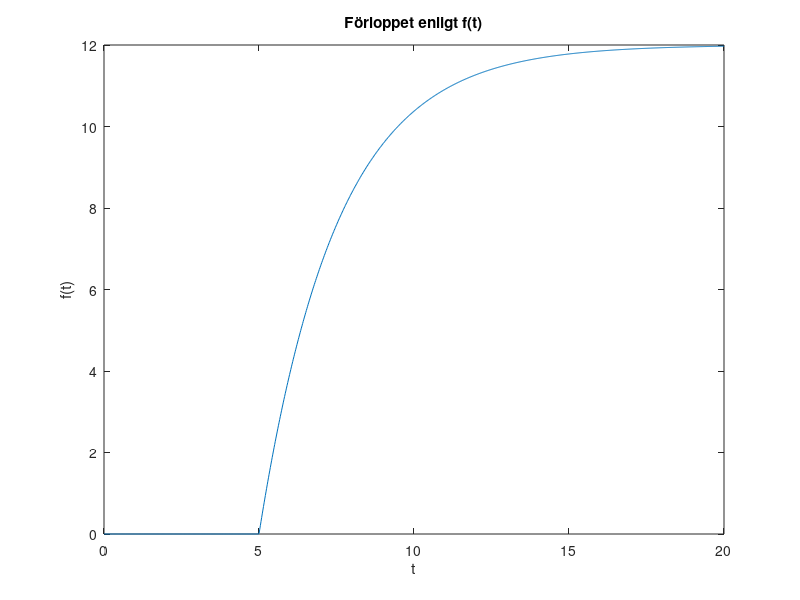

MATLAB code to generate this figure:
% Skapa vektor t med 1000 element från 0 till 20
t = linspace(0, 20, 1000);

% Skapa vektor f enligt funktionen f(t)
f = zeros(size(t));
f(t >= 5) = 12 * (1 - exp(-0.4 * (t(t >= 5) - 5)));

% Plotta kurvan
plot(t, f);
xlabel('t');
ylabel('f(t)');
title('Förloppet enligt f(t)');
